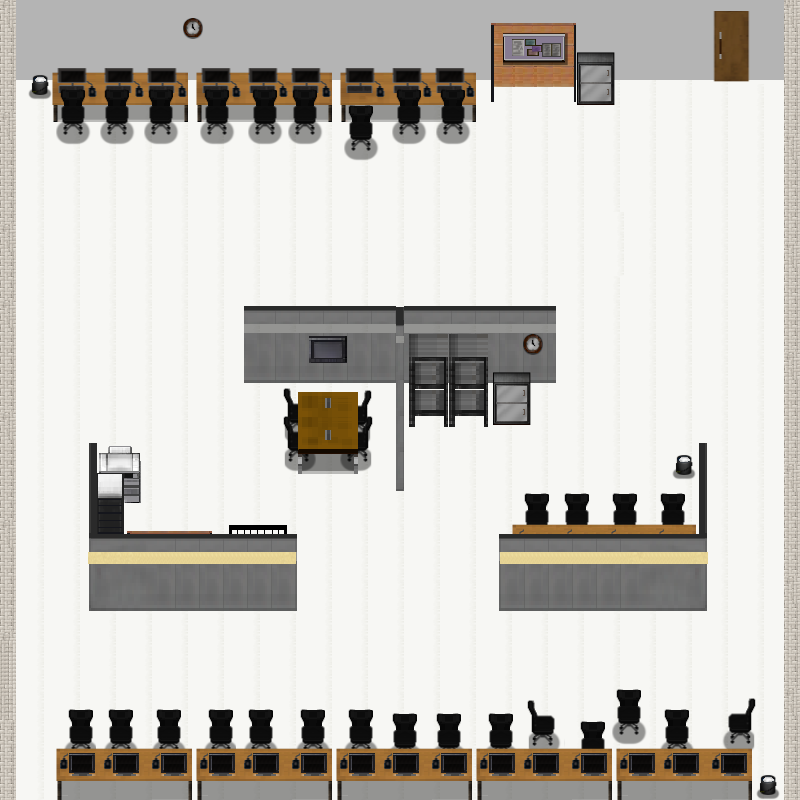

This is a level from a 2D game, rendered from its Tiled map with the project's own tilesets. A one-line summary and the map file follow, with tile-layer data summarised:
An orthogonal 200x200 tile map with 4x4 px tiles, 5 tile layers (Floor layer, Furniture 3, Chair, Furniture, ...), 5 tilesets and 24 objects.

<map version="1.10" tiledversion="1.10.1" orientation="orthogonal" renderorder="right-down" width="200" height="200" tilewidth="4" tileheight="4" infinite="0" nextlayerid="21" nextobjectid="25">
 <tileset firstgid="1" source="계단 및 복도 타일.tsx" />
 <tileset firstgid="15226" source="학교최종.tsx" />
 <tileset firstgid="45851" source="Sprite_ispace.tsx" />
 <tileset firstgid="63947" source="singong_alpha_asset.tsx" />
 <tileset firstgid="81447" source="Inside_A4(tiled).tsx" />
 <layer id="1" name="Floor layer" width="200" height="200">
  <data>[40000 cells, 40000 non-empty, 193 distinct tile ids]</data>
 </layer>
 <layer id="10" name="Furniture 3" width="200" height="200">
  <data>[40000 cells, 4730 non-empty, 1081 distinct tile ids]</data>
 </layer>
 <layer id="18" name="Chair" width="200" height="200">
  <data>[40000 cells, 699 non-empty, 380 distinct tile ids]</data>
 </layer>
 <layer id="8" name="Furniture" width="200" height="200">
  <data>[40000 cells, 9738 non-empty, 2358 distinct tile ids]</data>
 </layer>
 <layer id="9" name="Furniture 2" width="200" height="200">
  <data>[40000 cells, 4443 non-empty, 1737 distinct tile ids]</data>
 </layer>
 <objectgroup id="20" name="Object Layer 1">
  <object id="1" x="49.034" y="59.6935" width="428.514" height="77.8148" />
  <object id="2" x="345.37" y="101.266" width="30.9127" height="53.2978" />
  <object id="3" x="488.208" y="-3.19787" width="126.849" height="106.596" />
  <object id="4" x="15.9893" y="-1.06596" width="768.554" height="81.0127" />
  <object id="5" x="29.8468" y="68.2212" width="18.1213" height="26.6489" />
  <object id="6" x="784.544" y="-1.06596" width="14.9234" height="800.533" />
  <object id="7" x="751.499" y="770.686" width="31.9787" height="27.7149" />
  <object id="8" x="58.6276" y="706.729" width="695.003" height="91.6722" />
  <object id="9" x="612.925" y="687.542" width="33.0446" height="44.7702" />
  <object id="10" x="724.85" y="696.069" width="29.8468" height="31.9787" />
  <object id="11" x="12.7915" y="798.401" width="46.9021" height="24.517" />
  <object id="12" x="-1.06596" y="-3.19787" width="18.1213" height="800.533" />
  <object id="13" x="243.038" y="303.797" width="314.457" height="79.9467" />
  <object id="14" x="280.346" y="385.876" width="92.7382" height="90.6063" />
  <object id="15" x="390.14" y="364.557" width="15.9893" height="125.783" />
  <object id="16" x="408.261" y="350.7" width="122.585" height="75.6829" />
  <object id="17" x="89.5403" y="439.174" width="52.2318" height="62.8914" />
  <object id="18" x="89.5403" y="493.538" width="33.0446" height="117.255" />
  <object id="19" x="98.068" y="526.582" width="198.268" height="84.2105" />
  <object id="20" x="496.736" y="531.912" width="208.927" height="77.8148" />
  <object id="21" x="696.069" y="442.372" width="10.6596" height="99.1339" />
  <object id="22" x="671.552" y="447.702" width="24.517" height="29.8468" />
  <object id="23" x="522.318" y="489.274" width="163.091" height="42.6382" />
  <object id="24" x="512.725" y="522.318" width="183.344" height="9.5936" />
 </objectgroup>
</map>
